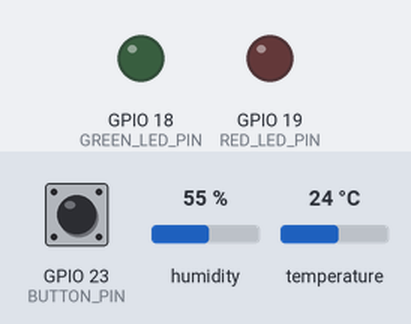
This program was run on a simulated ESP32. Shown: output pins drawn as LEDs (lit = HIGH). The inputs (shaded band) are chosen by the test bench; at power-on: GPIO 23 (BUTTON_PIN) HIGH, humidity 55 %, temperature 24 °C. Random numbers use the default seed unless the program sets one; what the program prints to the serial monitor is not drawn.

Above: at 1.2 s.
1.3 s: GPIO 23 (BUTTON_PIN) pulled LOW for 0.15 s
At 1.59 s:
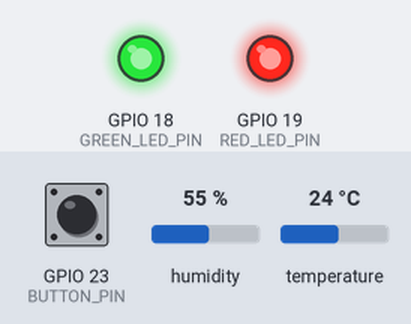
At 3.0 s:
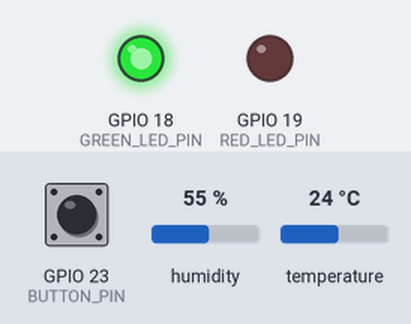
Timing chart, 0 to 4.5 s (numbered marks = the images above; inputs shaded):
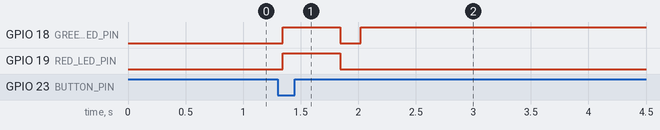

The program:

main.cpp
```cpp
#include <Arduino.h>
#include <DHTesp.h>
#include <esp_system.h>
#include <esp_timer.h>
#include <cmath>
#include <cstdio>

namespace config {
#ifndef NODE_ID_VALUE
#define NODE_ID_VALUE "N01"
#endif
constexpr char NODE_ID[] = NODE_ID_VALUE;
constexpr uint8_t DHT_PIN = 15;
constexpr uint8_t GREEN_LED_PIN = 18;
constexpr uint8_t RED_LED_PIN = 19;
constexpr uint8_t BUTTON_PIN = 23;
constexpr uint32_t SERIAL_BAUD = 115200;
constexpr uint64_t SAMPLE_INTERVAL_MS = 2000;
constexpr uint64_t DEBOUNCE_MS = 40;
constexpr uint64_t LED_TEST_MS = 500;
}  // namespace config

struct SensorReading {
  float temperature;
  float humidity;
  bool valid;
};

struct ButtonState {
  bool rawPressed = false;
  bool stablePressed = false;
  uint64_t changedAtMs = 0;
  uint64_t ledTestUntilMs = 0;
};

#ifdef IOT_DEMO
#include "demo.h"
#endif

DHTesp sensor;
ButtonState button;
char bootId[33] = {};
uint64_t sequenceNumber = 0;
uint64_t lastSampleMs = 0;
bool sampleValid = false;
bool sampled = false;

uint64_t uptimeMs() {
  // The ESP32's 64-bit monotonic timer avoids millis()'s 49-day rollover.
  return static_cast<uint64_t>(esp_timer_get_time()) / 1000;
}

void initializeBootId() {
  // Diagnostic session identifier, not a security token. Simulators may replay RNG state.
  for (size_t index = 0; index < 4; ++index) {
    snprintf(bootId + index * 8, 9, "%08lx", static_cast<unsigned long>(esp_random()));
  }
}

SensorReading readSensor() {
  const TempAndHumidity value = sensor.getTempAndHumidity();
  const bool valid = sensor.getStatus() == DHTesp::ERROR_NONE &&
                     std::isfinite(value.temperature) && std::isfinite(value.humidity) &&
                     value.temperature >= -40.0f && value.temperature <= 80.0f &&
                     value.humidity >= 0.0f && value.humidity <= 100.0f;
  return {value.temperature, value.humidity, valid};
}

void emitTelemetry(const SensorReading& reading, uint64_t capturedAtMs) {
  char temperature[24] = "null";
  char humidity[24] = "null";
  if (reading.valid) {
    snprintf(temperature, sizeof(temperature), "%.2f", reading.temperature);
    snprintf(humidity, sizeof(humidity), "%.2f", reading.humidity);
  }

  // No RTC/NTP in Stage 1. Unknown UTC is JSON null, never fabricated from uptime.
  char line[384];
  const int length = snprintf(
      line, sizeof(line),
      "{\"node_id\":\"%s\",\"boot_id\":\"%s\",\"sequence\":%llu,"
      "\"uptime_ms\":%llu,\"temperature\":%s,\"humidity\":%s,"
      "\"timestamp\":null,\"sensor_ok\":%s}",
      config::NODE_ID, bootId, static_cast<unsigned long long>(sequenceNumber),
      static_cast<unsigned long long>(capturedAtMs), temperature, humidity,
      reading.valid ? "true" : "false");
  if (length > 0 && static_cast<size_t>(length) < sizeof(line)) {
    #ifdef IOT_DEMO
    demo::send(line, uptimeMs());
    #else
    Serial.println(line);
    #endif
  } else {
    Serial.println("{\"type\":\"error\",\"code\":\"telemetry_overflow\"}");
  }
}

void serviceButton(uint64_t nowMs) {
  const bool pressed = digitalRead(config::BUTTON_PIN) == LOW;
  if (pressed != button.rawPressed) {
    button.rawPressed = pressed;
    button.changedAtMs = nowMs;
  }
  if (nowMs - button.changedAtMs >= config::DEBOUNCE_MS &&
      pressed != button.stablePressed) {
    button.stablePressed = pressed;
    if (pressed) {
      // Reserve this input for later fault modes. Stage 1 only exercises the LEDs.
      button.ledTestUntilMs = nowMs + config::LED_TEST_MS;
      #ifdef IOT_DEMO
      demo::nextMode();
      #endif
    }
  }
}

void updateStatusLeds(uint64_t nowMs) {
  const bool ledTest = nowMs < button.ledTestUntilMs;
  digitalWrite(config::GREEN_LED_PIN, (sampled && sampleValid) || ledTest ? HIGH : LOW);
  digitalWrite(config::RED_LED_PIN, (sampled && !sampleValid) || ledTest ? HIGH : LOW);
}

void setup() {
  Serial.begin(config::SERIAL_BAUD);
  pinMode(config::GREEN_LED_PIN, OUTPUT);
  pinMode(config::RED_LED_PIN, OUTPUT);
  pinMode(config::BUTTON_PIN, INPUT_PULLUP);
  digitalWrite(config::GREEN_LED_PIN, LOW);
  digitalWrite(config::RED_LED_PIN, LOW);
  initializeBootId();
  sensor.setup(config::DHT_PIN, DHTesp::DHT22);
  lastSampleMs = uptimeMs();
  #ifdef IOT_DEMO
  demo::begin(bootId);
  #endif
}

void loop() {
  const uint64_t nowMs = uptimeMs();
  serviceButton(nowMs);
  #ifdef IOT_DEMO
  demo::service(nowMs);
  #endif
  if (nowMs - lastSampleMs >= config::SAMPLE_INTERVAL_MS) {
    // No catch-up bursts: allow a full sensor interval after a delayed sample.
    lastSampleMs = nowMs;
    SensorReading reading = readSensor();
    #ifdef IOT_DEMO
    demo::alter(reading.temperature, nowMs);
    #endif
    sampled = true;
    sampleValid = reading.valid;
    ++sequenceNumber;
    emitTelemetry(reading, nowMs);
  }
  updateStatusLeds(uptimeMs());
  delay(5);
}
```

Measured:
- after the input at 1.3 s, GPIO 19 (RED_LED_PIN): LOW → HIGH at once, → LOW 0.50 s later
